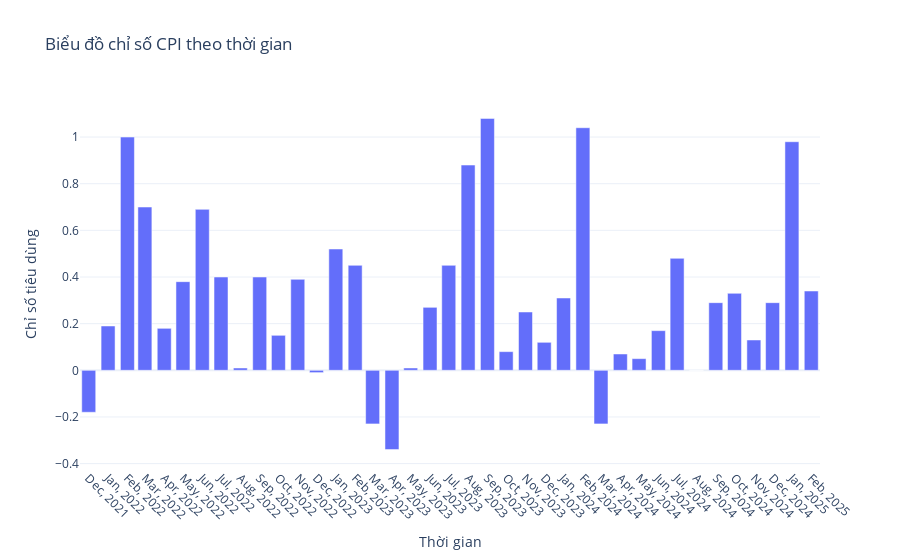

Notebook cell for this chart:
### Markdown cell above
## CPI

### Code cell
fig = go.Figure()

fig.add_trace(go.Bar(x=cpi["Time"].values, y=cpi["Value"].values, name="CPI"))

fig.update_layout(
    title="Biểu đồ chỉ số CPI theo thời gian",
    xaxis_title="Thời gian",
    yaxis_title="Chỉ số tiêu dùng",
    plot_bgcolor="rgba(0, 0, 0, 0)",
    template="plotly_white",
    xaxis=dict(
        tickmode="array",
        tickvals=cpi["Time"].values,
        tickformat="%b, %Y",
        tickangle=45
    )
)

fig.show()
